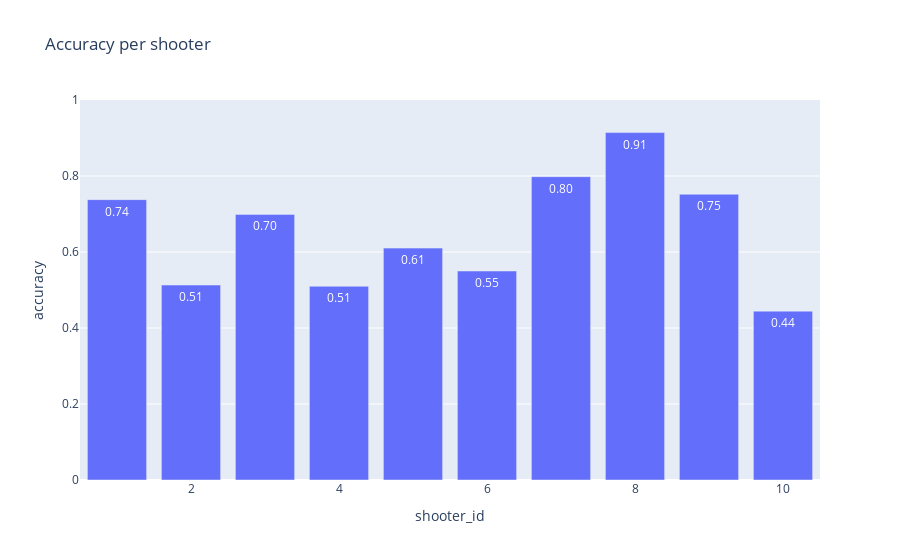

Here is the notebook cell this chart was saved with:
### Code cell
fig = px.bar(
    acc_per_shooter,
    x="shooter_id",
    y="accuracy",
    title="Accuracy per shooter",
    text="accuracy",
    range_y=[0, 1]
)
fig.update_traces(texttemplate="%{text:.2f}")
fig.show()

### Figure 1 — Plotly figure (JSON) as saved in the notebook; plotly's stock layout.template omitted (floating-point values rounded to 4 significant figures)
{"data": [{"hovertemplate": "shooter_id=%{x}<br>accuracy=%{text}<extra></extra>", "legendgroup": "", "marker": {"color": "#636efa", "pattern": {"shape": ""}}, "name": "", "orientation": "v", "showlegend": false, "text": [0.7378, 0.513, 0.699, 0.5098, 0.6102, 0.55, 0.7982, 0.9142, 0.752, 0.4444], "textposition": "auto", "texttemplate": "%{text:.2f}", "type": "bar", "x": [1, 2, 3, 4, 5, 6, 7, 8, 9, 10], "xaxis": "x", "y": [0.7378, 0.513, 0.699, 0.5098, 0.6102, 0.55, 0.7982, 0.9142, 0.752, 0.4444], "yaxis": "y"}], "layout": {"barmode": "relative", "legend": {"tracegroupgap": 0}, "title": {"text": "Accuracy per shooter"}, "xaxis": {"anchor": "y", "domain": [0, 1], "title": {"text": "shooter_id"}}, "yaxis": {"anchor": "x", "domain": [0, 1], "range": [0, 1], "title": {"text": "accuracy"}}}}
